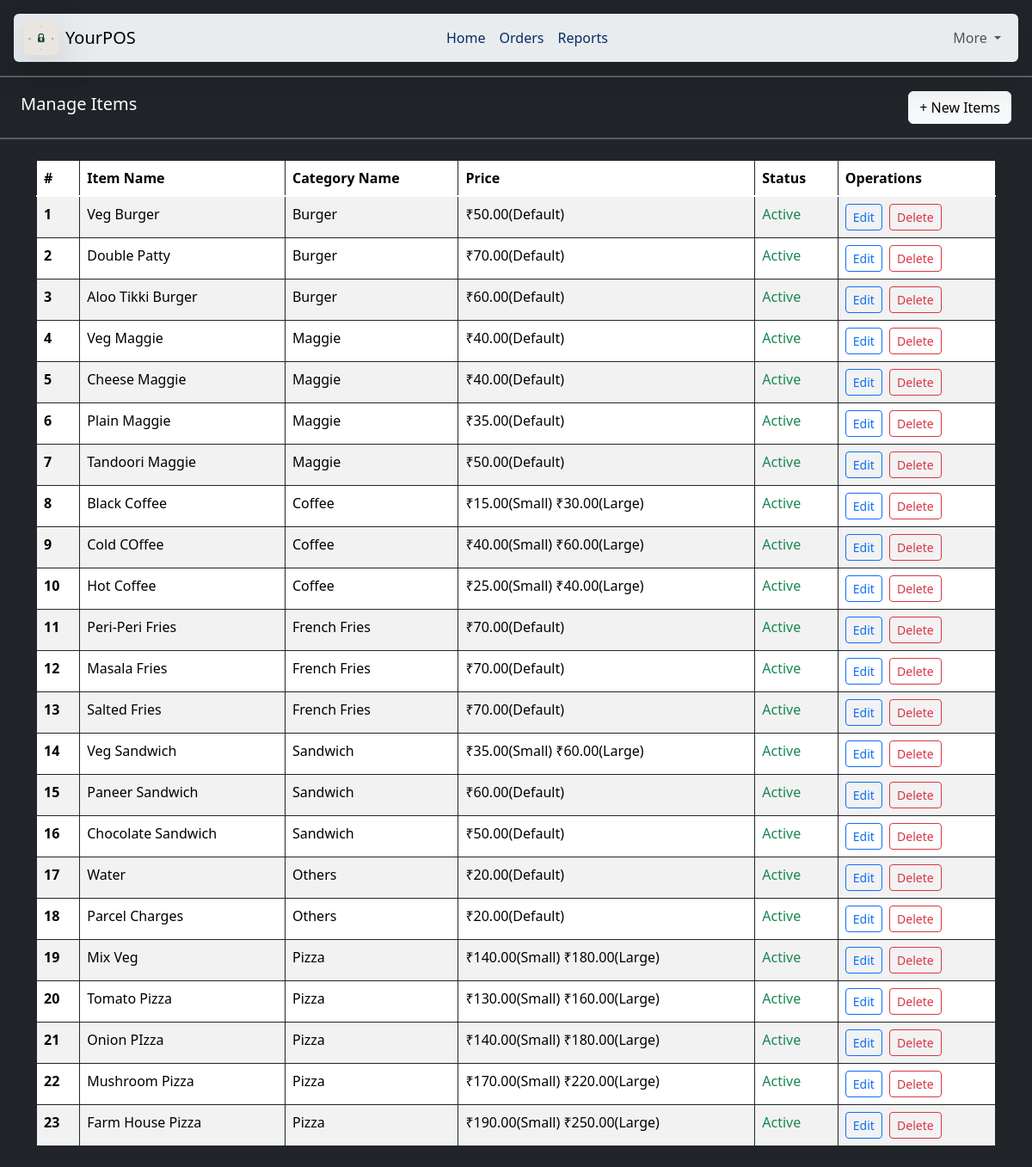
The app's page /manageitems, older data.
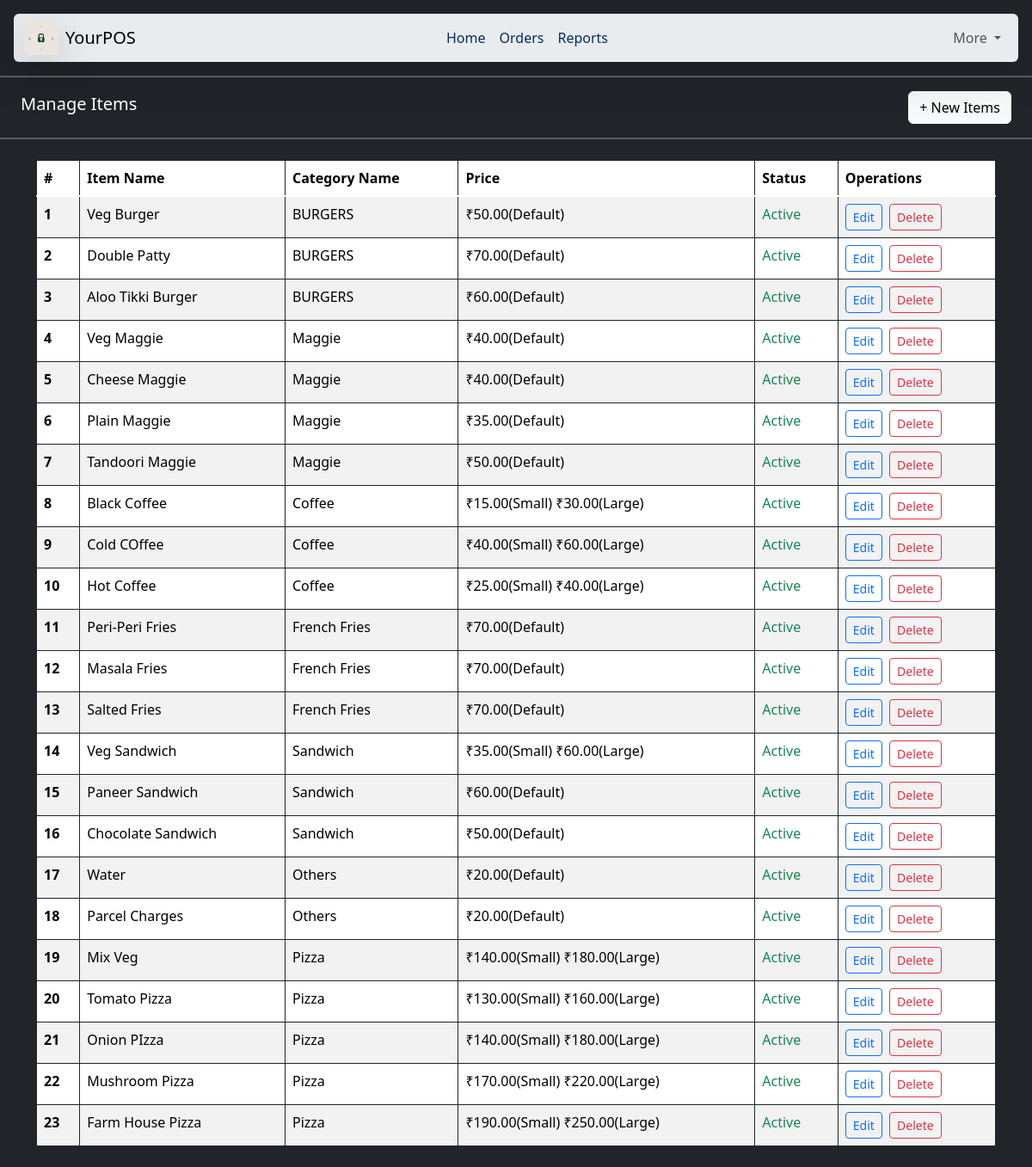
The same page, newer data.
### home/models.py (models this page shows, shortened)
class MenuItem(models.Model):
    category = models.ForeignKey(
        MenuCategory,
        on_delete=models.PROTECT,
        related_name="items"
    )
    name = models.CharField(max_length=150, unique=True)
    is_active = models.BooleanField(default=True)
    class Meta:
        unique_together = ("category", "name")

class MenuCategory(models.Model):
    name = models.CharField(max_length=100,unique=True)
    is_active = models.BooleanField(default=True)
    def __str__(self):
        return self.name

### home/views.py (the view, shortened to what this page needs)
# urls.py: path("manageitems", views.manageitems, name='manageitems'),
def manageitems(request):
    data = MenuItem.objects.select_related('category').prefetch_related('variants').order_by('category_id')
    return render(request, 'manageitems.html', {'items': data})

### templates/manageitems.html (shortened to what this page needs)
{% extends "base.html" %}
{% block body %}
<hr class="border border-white border-1">
<div class="container-fluid d-flex justify-content-between align-items-center px-4">
    <h5>Manage Items </h5>
    <a class="btn btn-light" href="/additems">+ New Items</a>
</div>
<hr class="border border-white border-1">
<div class="container-fluid px-4">
    <div class="container my-4 mx-auto">
    <table class="table table-bordered border-dark table-striped">
        <thead>
            <tr>
                <th scope="col">#</th>
                <th scope="col">Item Name</th>
                <th scope="col">Category Name</th>
                <th scope="col">Price</th>
                <th scope="col">Status</th>
                <th scope="col">Operations</th>
            </tr>
        </thead>
        <tbody class="table-group-divider">
            {% for item in items %}
            <tr>
                <th scope="row">{{ forloop.counter }}</th>
                <td>
                    <span id="display-{{ item.name|slugify }}">{{ item.name }}</span>
                </td>
                <td>
                    <span>{{ item.category }}</span>
                </td>
                <td>
                {% with variants=item.variants.all %}
                    {% if variants %}
                    {% for v in variants %}
                        <span>₹{{ v.price }}({{ v.get_size_display }}) </span>
                    {% endfor %}
                    {% else %}
                    ₹{{ item.base_price }}
                {% endif %}
                {% endwith %}
                </td>
                <td>
                    <span class="{% if item.is_active %}text-success{% else %}text-danger{% endif %}">
                        {{ item.is_active|yesno:"Active,Inactive" }}
                    </span>
                </td>
                <td>
                    <a href="/edititem/{{ item.pk }}" class="btn btn-sm btn-outline-primary">Edit</a>
                    <form method="POST" class="d-inline" onsubmit="return confirm('Delete {{ item.name }}')">
                        <button type="submit" name="action" value="delete_item" class="btn btn-sm btn-outline-danger ms-1">Delete</button>
                    </form>
                </td>
            </tr>
            {% endfor %}
        </tbody>
    </table>
    </div>
</div>
{% endblock body %}

Row changes from the older to the newer data that the page shows:
changed through a linked row, MenuItem "Veg Burger": category "Burger" → "BURGERS"
changed through a linked row, MenuItem "Double Patty": category "Burger" → "BURGERS"
changed through a linked row, MenuItem "Aloo Tikki Burger": category "Burger" → "BURGERS"
